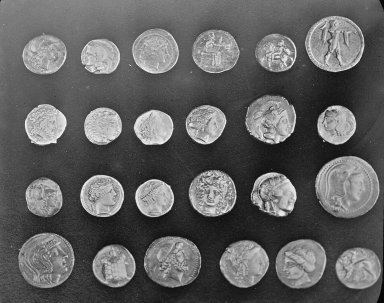
#> input picture skimage.data.coins(), 384 x 303 px
$ jupyter execute --allow-errors 'TP 6.ipynb'   (older library calls are emulated)
#> lines starting #> are read from the running program, lines starting #| are printed output that depends on the picture; after the words box and inside, x2 and y2 are one past the last pixel; in counts of white or black regions, pixels touching at a corner belong together; long printed decimals are rounded
# TRABAJO PRÁCTICO Nº 6

**Alumnos:**
- Nahuel Arrieta
- Lucas moyano

[cell 1]
import sys
from skimage import io, color, measure
from skimage.color import label2rgb
from skimage.morphology import closing, footprint_rectangle
from skimage.filters import threshold_otsu
import numpy as np
import matplotlib.pyplot as plt

[cell 2]
def read_image(image_name):
    image_path = "./images/" + image_name

    # Read the image
    image = io.imread(image_path)
    return image

[cell 3]
def show_image(label, image):
  ## Create a plot
  plt.imshow(image, cmap='gray')
  plt.title(label)
  plt.axis('off')
  plt.show()

## Sección 1: Representaci´on y Descripci´on de Caracter´ısticas

### 2. (*) Representaci´on por relleno de regiones. Identificar los objetos en una imagen binaria y colorear cada regi´on detectada. Sugerencia: scikit-image: measure.label, regionprops, label2rgb.

[cell 4]
## Apply the Otsu thresholding method
# [10 lines left out: function apply_otsu_threshold, not called in this run]

[cell 5]
# [16 lines left out: function plot_regions, not called in this run]

#> (a cell that did not finish here is left out)

binary_image = apply_otsu_threshold(image)
label_image = measure.label(binary_image)
colored = label2rgb(label_image, image=binary_image, bg_label=0)
plot_regions(binary_image, colored)

### 4. (*) C´alculo de propiedades geom´etricas. Extraer ´area, per´ımetro, excentricidad y compacidad de cada regi´on segmentada. Sugerencia: regionprops de skimage.measure.

#> (a cell that did not finish here is left out)

binary_image = apply_otsu_threshold(image)
label_image = measure.label(binary_image)
colored = label2rgb(label_image, image=binary_image, bg_label=0)
plot_regions(binary_image, colored)

props = measure.regionprops(label_image)
for prop in props:
    area = prop.area
    perimeter = prop.perimeter
    eccentricity = prop.eccentricity
    compactness = (perimeter ** 2) / area if area > 0 else 0

    print(f"Región {prop.label}: Area={area}, Perimeter={perimeter}, Eccentricity={eccentricity:.2f}, Compactness={compactness:.2f}")

### 6. (*) Descriptores de textura con GLCM. Calcular contraste, correlaci´on y homogeneidad de regiones usando matrices de co-ocurrencia. skimage.feature.greycomatrix, greycoprops.

[cell 8]
from skimage.feature import graycomatrix, graycoprops
from skimage.util import img_as_ubyte

#> (a cell that did not finish here is left out)

show_image("Image", image)
image = apply_otsu_threshold(image)
# Convert image to uint8
image_uint8 = img_as_ubyte(image)

# Compute the Gray-Level Co-occurrence Matrix (GLCM)
glcm = graycomatrix(image_uint8,
                    distances=[1],
                    angles=[0],
                    levels=256,
                    symmetric=True,
                    normed=True)

# Extract texture properties
contrast = graycoprops(glcm, 'contrast')[0, 0]
correlation = graycoprops(glcm, 'correlation')[0, 0]
homogeneity = graycoprops(glcm, 'homogeneity')[0, 0]

# Print results
print(f"Contrast:     {contrast:.4f}")
print(f"Correlation:  {correlation:.4f}")
print(f"Homogeneity:  {homogeneity:.4f}")

### 8. (*) Relaci´on espacial entre regiones. Determinar si las regiones est´an adyacentes o si una est´a contenida en otra. skimage.measure.regionprops + an´alisis de coordenadas / bounding boxes.

[cell 10]
from scipy.ndimage import binary_dilation

[cell 11]
# [4 lines left out: function check_containment, not called in this run]

[cell 12]
# [26 lines left out: functions get_full_mask, check_adjacency, not called in this run]

#> (a cell that did not finish here is left out)

binary_image = apply_otsu_threshold(image)

label_image = measure.label(binary_image)
props = measure.regionprops(label_image)

image_shape = image.shape[:2]


for i, prop1 in enumerate(props):
    for j, prop2 in enumerate(props):
        if i >= j:
            continue

        bbox1 = prop1.bbox
        bbox2 = prop2.bbox

        mask1 = get_full_mask(prop1, image_shape)
        mask2 = get_full_mask(prop2, image_shape)

        if check_containment(bbox1, bbox2):
            print(f"Region {prop1.label} contains Region {prop2.label}")
        elif check_containment(bbox2, bbox1):
            print(f"Region {prop2.label} contains Region {prop1.label}")

        elif check_adjacency(mask1, mask2):
            print(f"Region {prop1.label} is adjacent to Region {prop2.label}")

# Show the labeled image
show_image("Image", label2rgb(label_image, image=image, bg_label=0))

## Sección 2: Reconocimiento de Patrones

[cell 14]
from keras.datasets import mnist
from keras.utils import to_categorical
from keras import layers
from keras import models
import matplotlib.pyplot as plt

import cv2
import numpy as np

### 1. (*) Template Matching. Buscar una figura conocida dentro de una imagen mediante una plantilla. Sugerencia: cv2.matchTemplate, cv2.minMaxLoc.

[cell 15]
image = cv2.imread('images/pokemones.jpg', 0)
template = cv2.imread('images/charmander.png', 0)

#> (the rest of this cell did not finish here and is left out)

show_image("Template Image", template)

result = cv2.matchTemplate(image, template, cv2.TM_CCOEFF_NORMED)
min_val, max_val, min_loc, max_loc = cv2.minMaxLoc(result)

top_left = max_loc
h, w = template.shape
bottom_right = (top_left[0] + w, top_left[1] + h)

# Draw rectangle (use a copy to avoid modifying the original)
image_rect = image.copy()
cv2.rectangle(image_rect, top_left, bottom_right, 0, 2)

plt.imshow(image_rect, cmap='gray')
plt.title('Template Matching Result')
plt.axis('off')
plt.show()

### 2. (*) Clasificación basada en características. Extraer características simples (como área o textura) de regiones segmentadas y clasificarlas usando KNN. Sugerencia: scikit-learn + descriptores de regionprops.

[cell 16]
from skimage import io, filters, measure, color, morphology
import numpy as np
import matplotlib.pyplot as plt
from skimage import data
from skimage.measure import regionprops_table
import pandas as pd
from sklearn.model_selection import train_test_split
from sklearn.neighbors import KNeighborsClassifier
from sklearn.metrics import accuracy_score, classification_report

[cell 17]
# Cargar imagen en escala de grises
#image = io.imread('images/minecraftBiomes.jpg', as_gray=True)
#coin image
image =  data.coins()
#> image is the input picture: shape (303, 384); min 1, max 252, mean 96.9
show_image("Imagen Original", image)
# Umbral simple para binarizar
binary = image > filters.threshold_otsu(image)
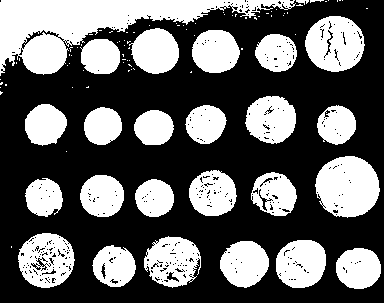
#> binary: shape (303, 384) bool; 38.8% white; 96 white regions (70 under 20 px), largest, box (x1, y1, x2, y2) and area: (0, 0, 296, 76) 8792, (315, 156, 380, 218) 3062, (305, 16, 365, 72) 2459

# Limpiar ruido
binary = morphology.remove_small_objects(binary, min_size=50)
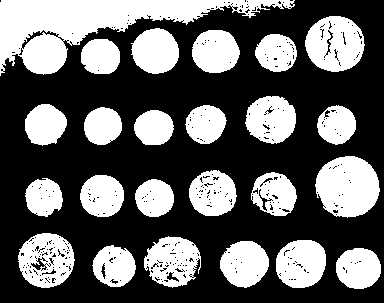
#> binary: shape (303, 384) bool; 38.5% white; 24 white regions, largest, box (x1, y1, x2, y2) and area: (0, 0, 295, 76) 8755, (315, 156, 380, 218) 3054, (305, 16, 365, 72) 2459
show_image("imagen binaria", binary)
# Etiquetar regiones conectadas
label_image = measure.label(binary)
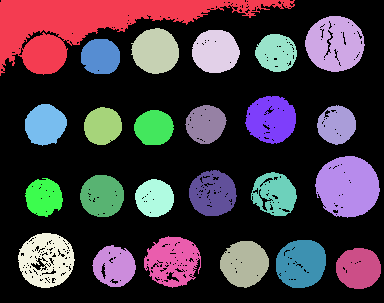
#> label_image: shape (303, 384) int32; 25 distinct labels, from 0 to 24; one colour per label, 0 black

[cell 18]
# Extraer características
props = regionprops_table(label_image, intensity_image=image,
                          properties=['area', 'eccentricity', 'mean_intensity'])
#> props = 3 items
# Convertir a DataFrame para fácil manejo
df = pd.DataFrame(props)
#> df = table of 24 rows and 3 columns
print(df)
#|       area  eccentricity  mean_intensity
#| 0   8755.0      0.9756      127.038
#| 1   2459.0      0.3294      160.939
#| 2   1684.0      0.2951      168.417
#| 3   1631.0      0.3869      157.508
#| 4   1193.0      0.3917      155.858
#| 5   1133.0      0.4259      182.797
#| 6   1834.0      0.3739      161.767
#| 7   1325.0      0.342      189.298
#| 8   1203.0      0.379      172.446
#| 9   1133.0      0.3332      173.222
#| 10  1129.0      0.348      190.039
#> (further printed lines are left out)

df['label'] = np.random.choice([0, 1], size=len(df))  # Solo ejemplo

[cell 19]
# Separar features y etiquetas
X = df[['area', 'eccentricity', 'mean_intensity']]
#> X = table of 24 rows and 3 columns
y = df['label']

# Dividir datos
X_train, X_test, y_train, y_test = train_test_split(X, y, test_size=0.3, random_state=42)
#> X_train = table of 16 rows and 3 columns; X_test = table of 8 rows and 3 columns

# Entrenar clasificador KNN
knn = KNeighborsClassifier(n_neighbors=3)
knn.fit(X_train, y_train)

# Predecir
y_pred = knn.predict(X_test)
#> y_pred = [1, 1, 0, 1, 1, 1, 1, 0]

# Evaluar
print("Accuracy:", accuracy_score(y_test, y_pred))
#| Accuracy: 0.5
print(classification_report(y_test, y_pred))
#|               precision    recall  f1-score   support
#|            0       0.50      0.25      0.33         4
#|            1       0.50      0.75      0.60         4
#|     accuracy                           0.50         8
#|    macro avg       0.50      0.50      0.47         8
#| weighted avg       0.50      0.50      0.47         8

[cell 20]
import matplotlib.pyplot as plt
from skimage.color import label2rgb

# First, re-run predictions on all regions (not just test set) if needed
X_all = df[['area', 'eccentricity', 'mean_intensity']]
#> X_all = table of 24 rows and 3 columns
y_all_pred = knn.predict(X_all)
#> y_all_pred = 24 values, max 1 at index 2, min 0 at index 0, mean 0.792

# Create a color image using predicted labels
# We'll map each label in `label_image` to its predicted class
label_colored = np.zeros_like(label_image, dtype=np.uint8)

# For each region, fill in pixels with predicted class label
for region_label, predicted_class in zip(df.index + 1, y_all_pred):
    label_colored[label_image == region_label] = predicted_class
#> this loop made 24 passes
#> predicted_class on passes 1 to 12: 0, 0, 1, 1, 1, 1, 1, 1, 1, 1, 1, 1
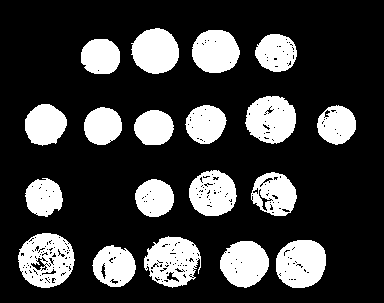
#> label_colored: shape (303, 384); values 0 (black) and 1 (white), 23.7% white; 19 white regions, largest, box (x1, y1, x2, y2) and area: (18, 233, 75, 288) 2099, (144, 236, 201, 288) 1954, (276, 240, 326, 288) 1918

# Overlay on grayscale image for context
overlay = label2rgb(label_colored, image=image, kind='overlay')
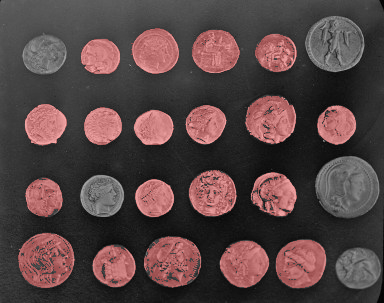
#> overlay: shape (303, 384, 3) float64; mean R, G, B 0.337, 0.266, 0.266

# Show result
plt.figure(figsize=(8, 6))
plt.title('Regions colored by KNN prediction')
plt.imshow(overlay)
plt.axis('off')
plt.show()

### 5. (*) Reconocimiento estructural. Representar caracteres como grafos de l´ıneas y nodos. Clasificarlos seg´un su estructura. Sugerencia: Estructuras de grafos con networkx (librer´ıa de python).

[cell 21]
import cv2
import numpy as np
from skimage.morphology import skeletonize
from skimage import io

# Cargar imagen en escala de grises
img = cv2.imread('images/letraA.png', 0)
#> (the rest of this cell did not finish here and is left out)
